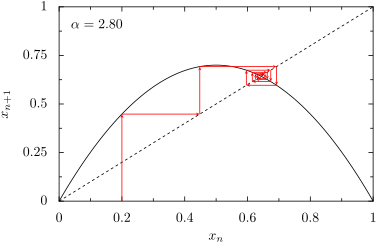

Generate this figure with Python:
from pyx import *

alpha = 2.8
x0 = 0.2

f = lambda x: alpha*x*(1-x)

g = graph.graphxy(
    width = 8,
    x     = graph.axis.lin(title=r"$x_n$", min=0, max=1),
    y     = graph.axis.lin(title=r"$x_{n+1}$", min=0, max=1)
)

g.plot(graph.data.function("y(x)=%g*x*(1-x)" % alpha, min=0, max=1, points=100))
g.plot(graph.data.function("y(x)=x", min=0, max=1), [graph.style.line([style.linestyle.dashed])])
g.text(0.3,4.4, r"$\alpha=%.2f$" % alpha)

attrs = [color.rgb.red, deco.earrow(size=0.1)]

x0,y0 = 0.2,0
for j in range(10):
    fx0 = f(x0)
    x1,y1 = g.pos(x0, y0)
    x2,y2 = g.pos(x0, fx0)
    x3,y3 = g.pos(fx0, fx0)

    g.stroke(path.line(x1, y1, x2, y2), attrs)
    g.stroke(path.line(x2, y2, x3, y3), attrs)

    x0,y0 = fx0, fx0


g.writePDFfile()
